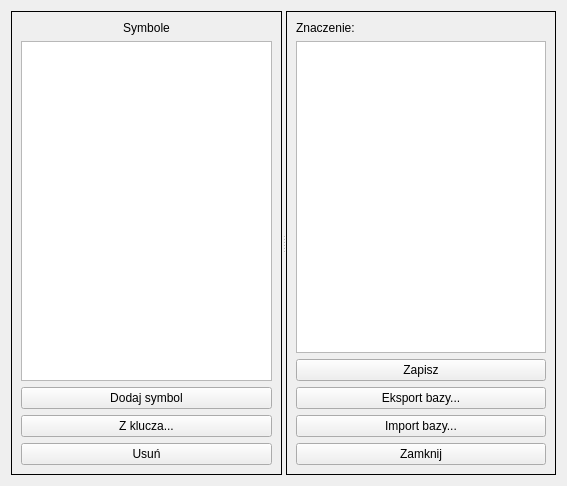
<ui version="4.0" >
 <class>symbolDialog</class>
 <widget class="QWidget" name="symbolDialog" >
  <property name="geometry" >
   <rect>
    <x>0</x>
    <y>0</y>
    <width>567</width>
    <height>486</height>
   </rect>
  </property>
  <property name="windowTitle" >
   <string>Symbole</string>
  </property>
  <layout class="QGridLayout" >
   <item row="0" column="0" >
    <widget class="QSplitter" name="splitter" >
     <property name="orientation" >
      <enum>Qt::Horizontal</enum>
     </property>
     <widget class="QFrame" name="frame" >
      <property name="frameShape" >
       <enum>QFrame::Box</enum>
      </property>
      <property name="frameShadow" >
       <enum>QFrame::Plain</enum>
      </property>
      <layout class="QGridLayout" >
       <item row="0" column="1" >
        <widget class="QLabel" name="label" >
         <property name="text" >
          <string>Symbole</string>
         </property>
         <property name="alignment" >
          <set>Qt::AlignCenter</set>
         </property>
        </widget>
       </item>
       <item row="1" column="1" >
        <widget class="QListWidget" name="listWidget" />
       </item>
       <item row="2" column="1" >
        <widget class="QPushButton" name="addButton" >
         <property name="text" >
          <string>Dodaj symbol</string>
         </property>
        </widget>
       </item>
       <item row="3" column="1" >
        <widget class="QPushButton" name="fromKeyButton" >
         <property name="text" >
          <string>Z klucza...</string>
         </property>
        </widget>
       </item>
       <item row="4" column="1" >
        <widget class="QPushButton" name="deleteButton" >
         <property name="text" >
          <string>Usuń</string>
         </property>
        </widget>
       </item>
      </layout>
     </widget>
     <widget class="QFrame" name="frame_2" >
      <property name="frameShape" >
       <enum>QFrame::Box</enum>
      </property>
      <property name="frameShadow" >
       <enum>QFrame::Plain</enum>
      </property>
      <layout class="QGridLayout" >
       <item row="0" column="0" >
        <widget class="QLabel" name="label_2" >
         <property name="text" >
          <string>Znaczenie:</string>
         </property>
        </widget>
       </item>
       <item row="1" column="0" >
        <widget class="QTextEdit" name="textEdit" />
       </item>
       <item row="5" column="0" >
        <widget class="QPushButton" name="pushButton" >
         <property name="text" >
          <string>Zamknij</string>
         </property>
        </widget>
       </item>
       <item row="2" column="0" >
        <widget class="QPushButton" name="saveButton" >
         <property name="text" >
          <string>Zapisz</string>
         </property>
        </widget>
       </item>
       <item row="4" column="0" >
        <widget class="QPushButton" name="pushButton_2" >
         <property name="text" >
          <string>Import bazy...</string>
         </property>
        </widget>
       </item>
       <item row="3" column="0" >
        <widget class="QPushButton" name="pushButton_3" >
         <property name="text" >
          <string>Eksport bazy...</string>
         </property>
        </widget>
       </item>
      </layout>
     </widget>
    </widget>
   </item>
  </layout>
  <action name="actionA" >
   <property name="text" >
    <string>a</string>
   </property>
  </action>
 </widget>
 <resources/>
 <connections/>
</ui>
